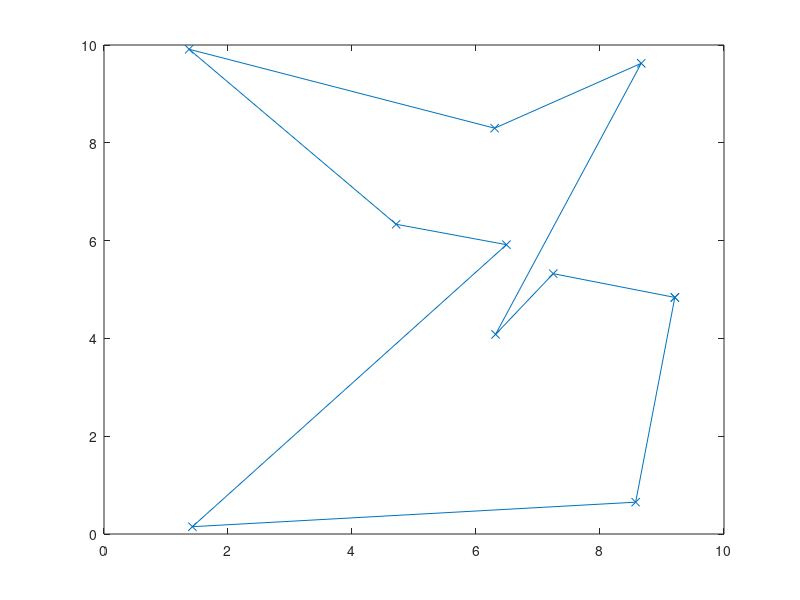

The MATLAB source for this figure:
N=10;
x=rand(1,N)*10;
y=rand(1,N)*10;
order=[1:N,1];
F=@(x1, y1, x2, y2, x, y) (x-x1)*(y2-y1)-(x2-x1)*(y-y1);
intersect=@(x1, y1, x2, y2, x3, y3, x4, y4) F(x1,y1,x2,y2,x3,y3)*F(x1,y1,x2,y2,x4,y4)<0 && F(x3,y3,x4,y4,x1,y1)*F(x3,y3,x4,y4,x2,y2)<0;
k=0;
no_of_intersection=1;
while no_of_intersection>0

p1=randi(N-1)+1;
p2=randi(N-1)+1;
order([p1 p2])=order([p2 p1]);
    no_of_intersection=0;
for i=1:N-3
    for j=i+2:N
        p1=order(i);
        p2=order(i+1);
        p3=order(j);
        p4=order(j+1);
        if intersect(x(p1),y(p1),x(p2),y(p2),x(p3),y(p3),x(p4),y(p4))
            no_of_intersection=no_of_intersection+1;
           
        end  
    end
end
 

        k=k+1;
end
 plot(x(order),y(order),'-x')
        pause(0.0001)
disp(k);